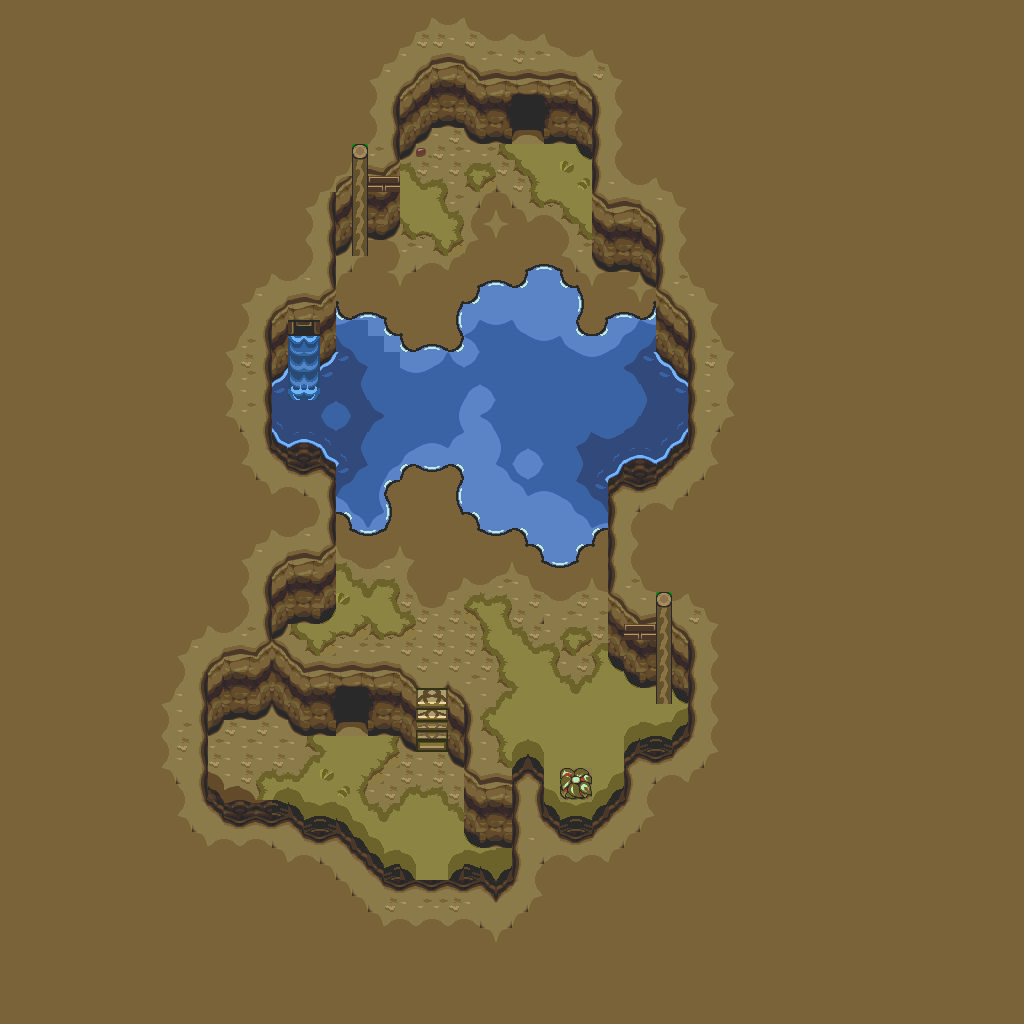

A level layout from a 2D game, rendered from its tile map. Below: a short description, then the map file with tile-grid data replaced by summaries:
An orthogonal 64x64 tile map with 16x16 px tiles, 1 tile layer (base), 2 hidden layers not drawn and 6 objects.

<map version="1.10" tiledversion="1.12.1" orientation="orthogonal" renderorder="right-down" width="64" height="64" tilewidth="16" tileheight="16" infinite="0" nextlayerid="4" nextobjectid="7">
 <tileset firstgid="1" source="../classiciphone_pics4.tsx" />
 <layer id="1" name="base" width="64" height="64">
  <data>[4096 cells, 4096 non-empty, 178 distinct tile ids]</data>
 </layer>
 <layer id="2" name="collision" width="64" height="64" visible="0">
  <properties><property name="collision" value="true" /></properties>
  <data>[4096 cells, 349 non-empty, 1 distinct tile ids]</data>
 </layer>
 <layer id="3" name="water" width="64" height="64" visible="0">
  <properties><property name="terrain" value="water" /></properties>
  <data>[4096 cells, 206 non-empty, 1 distinct tile ids]</data>
 </layer>
 <objectgroup id="4" name="npcs">
  <object id="1" x="320.0" y="144.0" width="16" height="16">
   <properties>
    <property name="gani" value="light2.png" />
    <property name="script" type="string">-- Auto-converted from GraalScript
-- // NPC made by Stefan Knorr
-- if (created) {
-- setimg light2.png;
self.dontblock = true
end
-- [CLIENT-SIDE — server no-op]
-- if (playerenters) {
-- setzoomeffect 3;
-- setcoloreffect 1,.6,0,0.5;
-- drawaslight;
-- }</property>
   </properties>
  </object>
  <object id="2" x="384.0" y="192.0" width="16" height="16">
   <properties>
    <property name="gani" value="lampanimation.mng" />
    <property name="script" type="string">-- Auto-converted from GraalScript
-- // NPC made by Stefan Knorr
-- [CLIENT-SIDE — server no-op]
-- if (created) {
-- x = 23.5;
-- y = 11.5;
-- setimgpart lampanimation.mng,0,0,20,36;
-- dontblock;
-- }</property>
   </properties>
  </object>
  <object id="3" x="176.0" y="80.0" width="16" height="16">
   <properties>
    <property name="script" type="string">-- Auto-converted from GraalScript
-- // NPC made by maximus_asinus
-- [CLIENT-SIDE — server no-op]
-- if (playerenters) {
-- seteffect 0,0,0,.75;
-- }</property>
   </properties>
  </object>
  <object id="4" x="576.0" y="592.0" width="16" height="16">
   <properties>
    <property name="gani" value="light2.png" />
    <property name="script" type="string">-- Auto-converted from GraalScript
-- // NPC made by Stefan Knorr
-- if (created) {
-- setimg light2.png;
self.dontblock = true
end
-- [CLIENT-SIDE — server no-op]
-- if (playerenters) {
-- setzoomeffect 3;
-- setcoloreffect 1,.6,0,0.5;
-- drawaslight;
-- }</property>
   </properties>
  </object>
  <object id="5" x="624.0" y="640.0" width="16" height="16">
   <properties>
    <property name="gani" value="lampanimation.mng" />
    <property name="script" type="string">-- Auto-converted from GraalScript
-- // NPC made by Stefan Knorr
-- [CLIENT-SIDE — server no-op]
-- if (created) {
-- x = 39.5;
-- y = 39.5;
-- setimgpart lampanimation.mng,0,0,20,36;
-- dontblock;
-- }</property>
   </properties>
  </object>
  <object id="6" x="288.0" y="352.0" width="16" height="16">
   <properties>
    <property name="gani" value="light2.png" />
    <property name="script" type="string">-- Auto-converted from GraalScript
-- // NPC made by Stefan Knorr
-- if (created) {
-- setimg light2.png;
self.dontblock = true
end
-- [CLIENT-SIDE — server no-op]
-- if (playerenters) {
-- setzoomeffect 10;
-- setcoloreffect 0,0,1,0.25;
-- drawaslight;
-- }</property>
   </properties>
  </object>
 </objectgroup>
</map>
